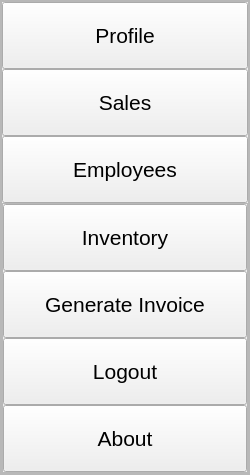
               <widget class="QFrame" name="frame_16">
                <property name="sizePolicy">
                 <sizepolicy hsizetype="Preferred" vsizetype="Preferred">
                  <horstretch>0</horstretch>
                  <verstretch>0</verstretch>
                 </sizepolicy>
                </property>
                <property name="minimumSize">
                 <size>
                  <width>250</width>
                  <height>0</height>
                 </size>
                </property>
                <property name="sizeIncrement">
                 <size>
                  <width>0</width>
                  <height>0</height>
                 </size>
                </property>
                <property name="frameShape">
                 <enum>QFrame::StyledPanel</enum>
                </property>
                <property name="frameShadow">
                 <enum>QFrame::Raised</enum>
                </property>
                <layout class="QVBoxLayout" name="verticalLayout_13">
                 <property name="spacing">
                  <number>0</number>
                 </property>
                 <property name="leftMargin">
                  <number>0</number>
                 </property>
                 <property name="topMargin">
                  <number>0</number>
                 </property>
                 <property name="rightMargin">
                  <number>0</number>
                 </property>
                 <property name="bottomMargin">
                  <number>0</number>
                 </property>
                 <item>
                  <widget class="QFrame" name="frame_17">
                   <property name="minimumSize">
                    <size>
                     <width>0</width>
                     <height>0</height>
                    </size>
                   </property>
                   <property name="styleSheet">
                    <string notr="true">QPushButton{
padding:20px 10px;
}
QPushButton{
font:16pt;
}</string>
                   </property>
                   <property name="frameShape">
                    <enum>QFrame::StyledPanel</enum>
                   </property>
                   <property name="frameShadow">
                    <enum>QFrame::Raised</enum>
                   </property>
                   <layout class="QVBoxLayout" name="verticalLayout_14">
                    <property name="spacing">
                     <number>0</number>
                    </property>
                    <property name="leftMargin">
                     <number>0</number>
                    </property>
                    <property name="topMargin">
                     <number>0</number>
                    </property>
                    <property name="rightMargin">
                     <number>0</number>
                    </property>
                    <property name="bottomMargin">
                     <number>0</number>
                    </property>
                    <item>
                     <widget class="QPushButton" name="profile_btn">
                      <property name="text">
                       <string>Profile</string>
                      </property>
                      <property name="icon">
                       <iconset>
                        <normaloff>../../../../../mnt/c/Users/prasa/Downloads/user (1).png</normaloff>../../../../../mnt/c/Users/prasa/Downloads/user (1).png</iconset>
                      </property>
                      <property name="iconSize">
                       <size>
                        <width>20</width>
                        <height>20</height>
                       </size>
                      </property>
                     </widget>
                    </item>
                    <item>
                     <widget class="QPushButton" name="sales_btn">
                      <property name="text">
                       <string>Sales</string>
                      </property>
                      <property name="icon">
                       <iconset>
                        <normaloff>../../../../../mnt/c/Users/prasa/Downloads/sales.png</normaloff>../../../../../mnt/c/Users/prasa/Downloads/sales.png</iconset>
                      </property>
                      <property name="iconSize">
                       <size>
                        <width>20</width>
                        <height>20</height>
                       </size>
                      </property>
                     </widget>
                    </item>
                    <item>
                     <widget class="QPushButton" name="emp_btn">
                      <property name="text">
                       <string>Employees</string>
                      </property>
                      <property name="icon">
                       <iconset>
                        <normaloff>../../../../../mnt/c/Users/prasa/Downloads/employee.png</normaloff>../../../../../mnt/c/Users/prasa/Downloads/employee.png</iconset>
                      </property>
                      <property name="iconSize">
                       <size>
                        <width>20</width>
                        <height>20</height>
                       </size>
                      </property>
                     </widget>
                    </item>
                    <item>
                     <widget class="QFrame" name="frame_18">
                      <property name="styleSheet">
                       <string notr="true">QPushButton{
padding:20px 10px;
}
QPushButton{
font:16pt;
}</string>
                      </property>
                      <property name="frameShape">
                       <enum>QFrame::StyledPanel</enum>
                      </property>
                      <property name="frameShadow">
                       <enum>QFrame::Raised</enum>
                      </property>
                      <layout class="QVBoxLayout" name="verticalLayout_15">
                       <property name="spacing">
                        <number>0</number>
                       </property>
                       <property name="leftMargin">
                        <number>0</number>
                       </property>
                       <property name="topMargin">
                        <number>0</number>
                       </property>
                       <property name="rightMargin">
                        <number>0</number>
                       </property>
                       <property name="bottomMargin">
                        <number>0</number>
                       </property>
                       <item>
                        <widget class="QPushButton" name="inventory_btn">
                         <property name="text">
                          <string>Inventory</string>
                         </property>
                         <property name="icon">
                          <iconset>
                           <normaloff>../../../../../mnt/c/Users/prasa/Downloads/inspection.png</normaloff>../../../../../mnt/c/Users/prasa/Downloads/inspection.png</iconset>
                         </property>
                         <property name="iconSize">
                          <size>
                           <width>20</width>
                           <height>20</height>
                          </size>
                         </property>
                        </widget>
                       </item>
                       <item>
                        <widget class="QPushButton" name="gen_invoice">
                         <property name="text">
                          <string>Generate Invoice</string>
                         </property>
                         <property name="icon">
                          <iconset>
                           <normaloff>../../../../../mnt/c/Users/prasa/Downloads/invoice.png</normaloff>../../../../../mnt/c/Users/prasa/Downloads/invoice.png</iconset>
                         </property>
                         <property name="iconSize">
                          <size>
                           <width>20</width>
                           <height>20</height>
                          </size>
                         </property>
                        </widget>
                       </item>
                       <item alignment="Qt::AlignBottom">
                        <widget class="QPushButton" name="logout_btn">
                         <property name="text">
                          <string>Logout</string>
                         </property>
                         <property name="icon">
                          <iconset>
                           <normaloff>../../../../../mnt/c/Users/prasa/Downloads/logout.png</normaloff>../../../../../mnt/c/Users/prasa/Downloads/logout.png</iconset>
                         </property>
                         <property name="iconSize">
                          <size>
                           <width>20</width>
                           <height>20</height>
                          </size>
                         </property>
                        </widget>
                       </item>
                       <item>
                        <widget class="QPushButton" name="abt_btn">
                         <property name="text">
                          <string>About</string>
                         </property>
                         <property name="icon">
                          <iconset>
                           <normaloff>../../../../../mnt/c/Users/prasa/Downloads/information.png</normaloff>../../../../../mnt/c/Users/prasa/Downloads/information.png</iconset>
                         </property>
                         <property name="iconSize">
                          <size>
                           <width>20</width>
                           <height>20</height>
                          </size>
                         </property>
                        </widget>
                       </item>
                      </layout>
                     </widget>
                    </item>
                   </layout>
                  </widget>
                 </item>
                </layout>
               </widget>
